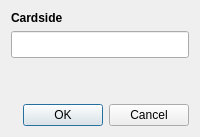
<?xml version="1.0" encoding="UTF-8"?>
<ui version="4.0">
 <class>AddCardSideDialog</class>
 <widget class="QDialog" name="AddCardSideDialog">
  <property name="minimumSize">
   <size>
    <width>200</width>
    <height>100</height>
   </size>
  </property>
  <property name="windowTitle">
   <string>Dialog</string>
  </property>
  <property name="modal">
   <bool>true</bool>
  </property>
  <layout class="QVBoxLayout" name="verticalLayout">
   <item>
    <widget class="QLabel" name="label_cardside">
     <property name="font">
      <font>
       <weight>75</weight>
       <bold>true</bold>
      </font>
     </property>
     <property name="text">
      <string>Cardside</string>
     </property>
    </widget>
   </item>
   <item>
    <widget class="QLineEdit" name="input_cardside">
     <property name="font">
      <font>
       <pointsize>12</pointsize>
      </font>
     </property>
    </widget>
   </item>
   <item>
    <spacer name="verticalSpacer">
     <property name="orientation">
      <enum>Qt::Vertical</enum>
     </property>
     <property name="sizeHint" stdset="0">
      <size>
       <width>20</width>
       <height>40</height>
      </size>
     </property>
    </spacer>
   </item>
   <item>
    <widget class="QDialogButtonBox" name="buttonBox">
     <property name="orientation">
      <enum>Qt::Horizontal</enum>
     </property>
     <property name="standardButtons">
      <set>QDialogButtonBox::Cancel|QDialogButtonBox::Ok</set>
     </property>
    </widget>
   </item>
  </layout>
 </widget>
 <resources/>
 <connections>
  <connection>
   <sender>buttonBox</sender>
   <signal>accepted()</signal>
   <receiver>AddCardSideDialog</receiver>
   <slot>accept()</slot>
   <hints>
    <hint type="sourcelabel">
     <x>248</x>
     <y>254</y>
    </hint>
    <hint type="destinationlabel">
     <x>157</x>
     <y>274</y>
    </hint>
   </hints>
  </connection>
  <connection>
   <sender>buttonBox</sender>
   <signal>rejected()</signal>
   <receiver>AddCardSideDialog</receiver>
   <slot>reject()</slot>
   <hints>
    <hint type="sourcelabel">
     <x>316</x>
     <y>260</y>
    </hint>
    <hint type="destinationlabel">
     <x>286</x>
     <y>274</y>
    </hint>
   </hints>
  </connection>
 </connections>
</ui>
